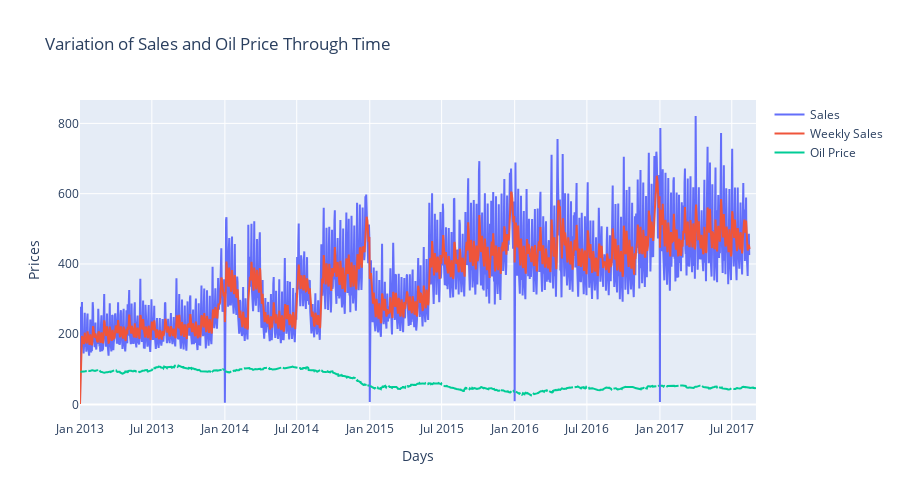

Here is the notebook cell this chart was saved with:
### Markdown cell above
Let us compare sales and oil price

### Code cell
fig=make_subplots()

fig.add_trace(go.Scatter(x=train_data_per_date.date,y=train_data_per_date.sales,name="Sales"))
fig.add_trace(go.Scatter(x=train_data_per_date.date,y=train_data_per_date.weekly_avg_sales,name="Weekly Sales"))


fig.add_trace(go.Scatter(x=data_oil.date,y=data_oil.dcoilwtico,name="Oil Price"))

fig.update_layout(autosize=True,width=900,height=500,title_text="Variation of Sales and Oil Price Through Time")
fig.update_xaxes(title_text="Days")
fig.update_yaxes(title_text="Prices")
fig.show()

### Figure 1 — Plotly figure (JSON) as saved in the notebook; plotly's stock layout.template omitted (floating-point values rounded to 4 significant figures; data arrays with more than 128 entries replaced by an {"elided": "..."} marker saying what was removed)
{"data": [{"name": "Sales", "type": "scatter", "x": {"elided": "1684 str values"}, "y": {"elided": "1684 float values"}}, {"name": "Weekly Sales", "type": "scatter", "x": {"elided": "1684 str values"}, "y": {"elided": "1684 float values"}}, {"name": "Oil Price", "type": "scatter", "x": {"elided": "1218 str values"}, "y": {"elided": "1218 float values"}}], "layout": {"autosize": true, "height": 500, "title": {"text": "Variation of Sales and Oil Price Through Time"}, "width": 900, "xaxis": {"anchor": "y", "domain": [0, 1], "title": {"text": "Days"}}, "yaxis": {"anchor": "x", "domain": [0, 1], "title": {"text": "Prices"}}}}
